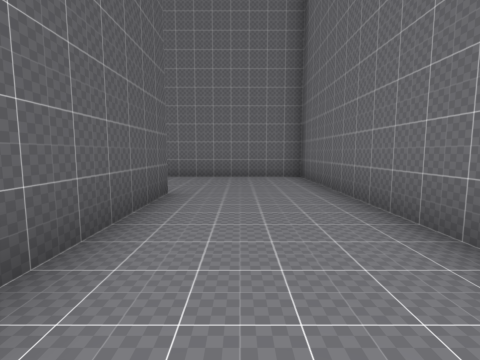
view 1 (above)

24 first-person views from a walk through a 3-D level made in the Godot game engine. The camera is 1.4 m above the floor, tilts 6° down and sees 85° across. The floor is counted in squares, 2 m on a side. Each view is taken from the middle of a square. On the plan, view 1 faces up. The plan holds only what a view shows up to about 9 squares ahead; the rest is blank. The place goes on beyond the plan. Flat picture figures and markers are left out.

view 2
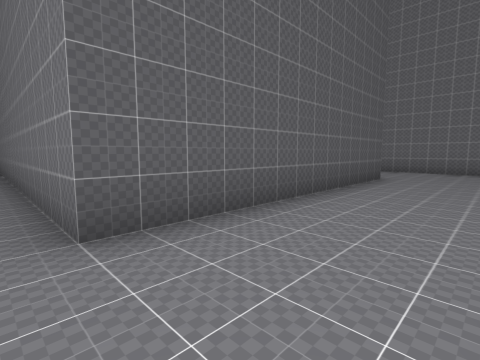

view 3
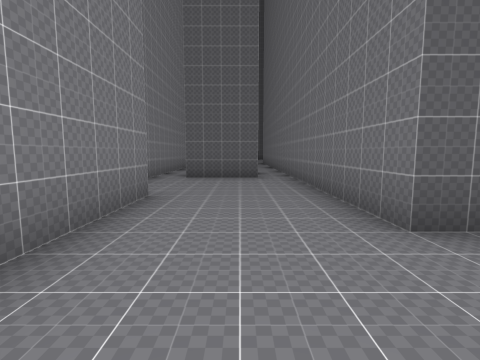

view 4
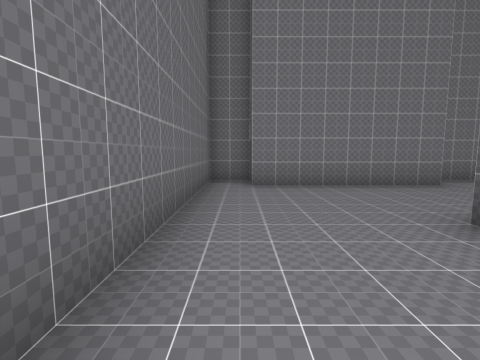

view 5
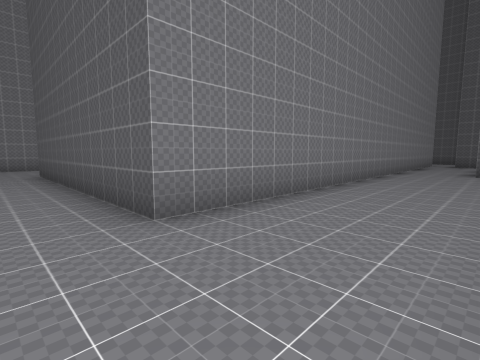

view 6
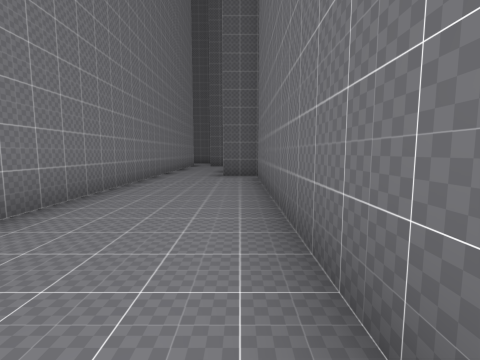

view 7
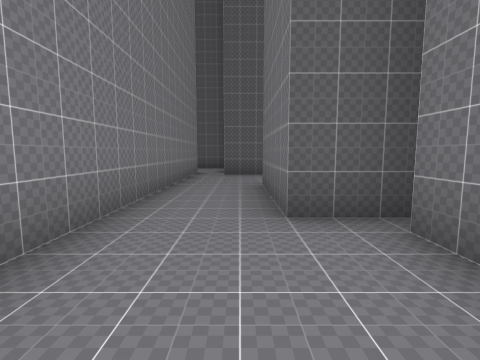

view 8
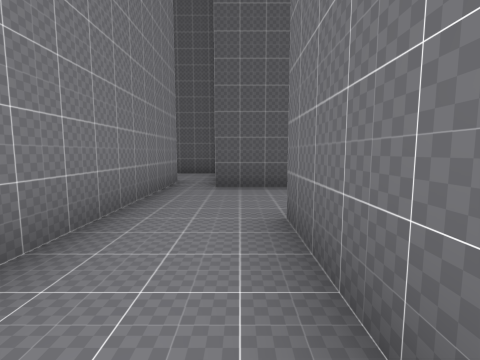

view 9
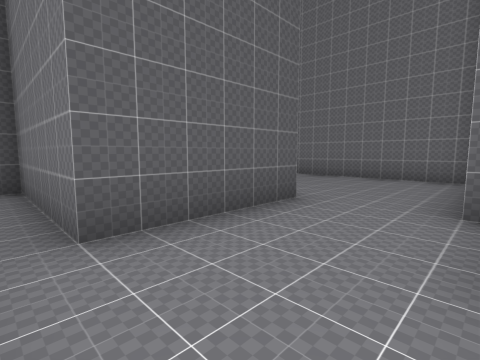

view 10
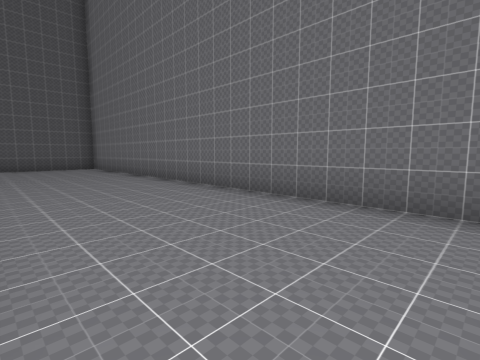

view 11
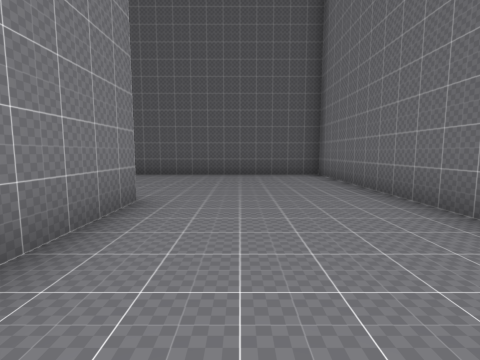

view 12
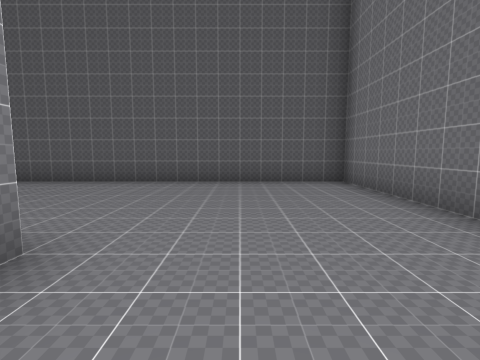

view 13
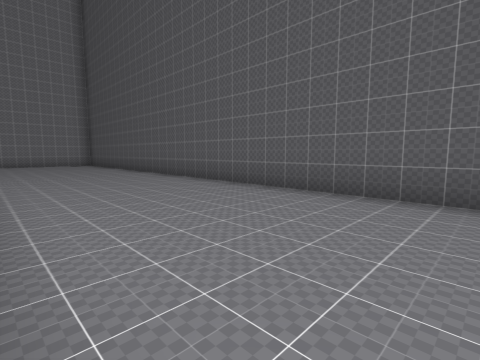

view 14
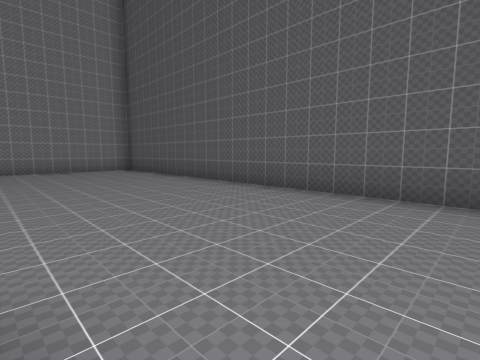

view 15
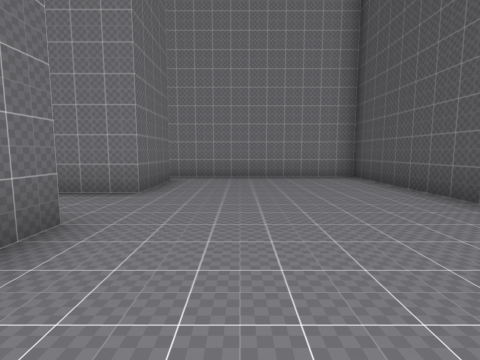

view 16
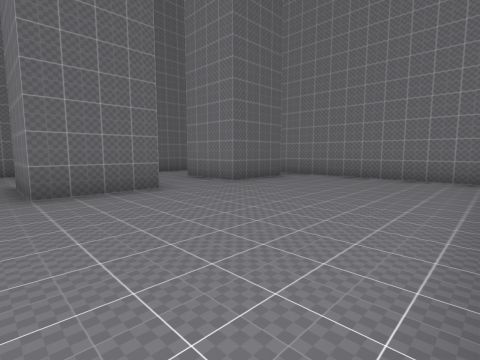

view 17
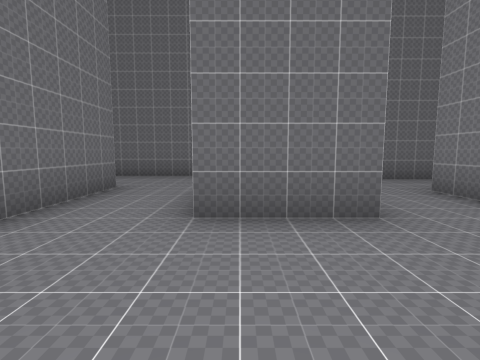

view 18
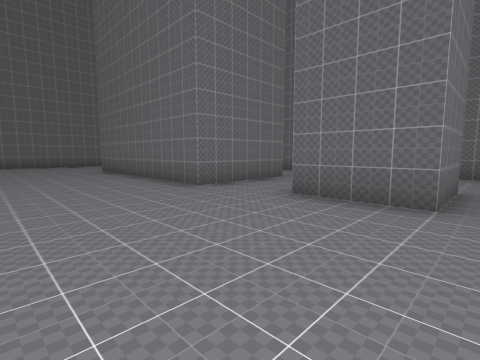

view 19
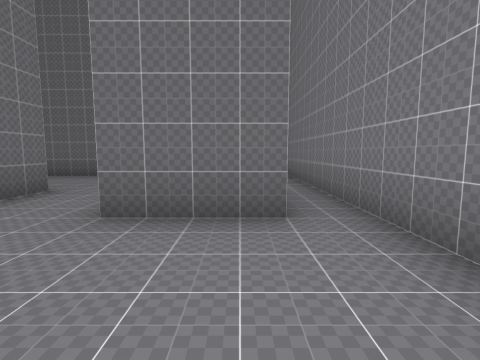

view 20
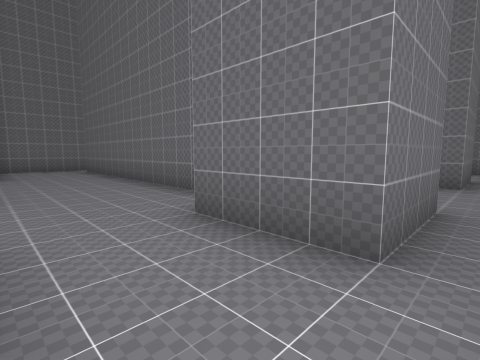

view 21
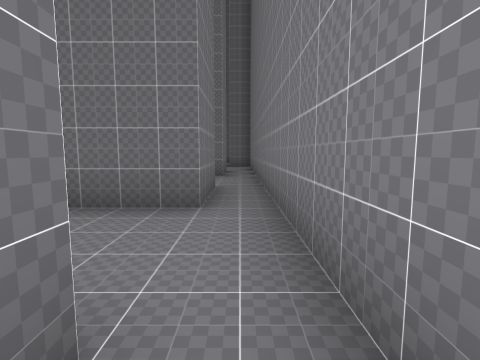

view 22
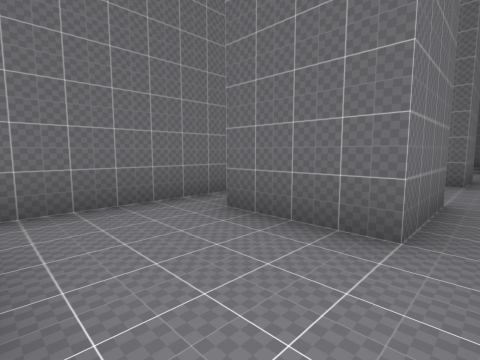

view 23
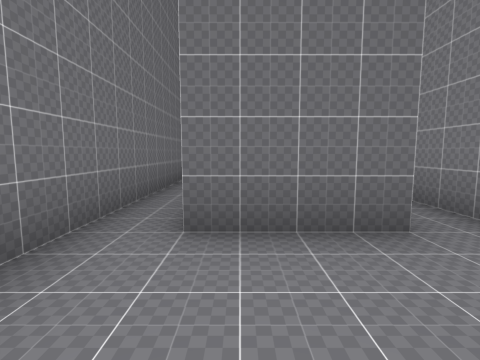

view 24
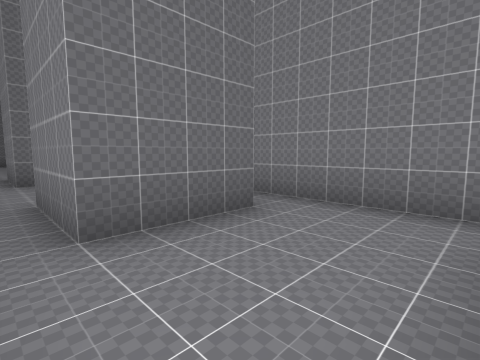

### Floor plan
Points are (right, up) in squares from view 1. A wall is a line through its corners. A room is listed if a view was taken in it or the views show most of it. See-through windows are left out.
Room 1 (views 1, 2, 3, 4, 5, 6, 7, 8, 9, 10)
walls: (-9.7, 7.9) (-9.7, 6.5) (-12.8, 6.5); (1.7, 1.8) (1.7, 7.5) (-9.2, 7.5); (-8.2, -3.5) (-6.2, -3.5) (-6.2, -5.5); (-3.4, -5.5) (0.8, -5.5); (-15.2, 8.6) (-15.2, 5.5) (-16.4, 5.5); (-16.2, 4.5) (-1.2, 4.5) (-1.2, -2.5) (-8.4, -2.5); (-4.9, -6.5) (-4, -6.5); (0.7, -5.8) (0.7, -6.5) (1.7, -6.5) (1.7, -0.8)
ways out: opening at (-14.5, 8.5) to room 2; opening at (-7.5, -6) to room 6; opening at (-7.5, -3) to room 7; opening at (-16, 5) to room 8
Room 2 (views 11, 12, 13, 14, 15, 16, 17, 18, 19)
walls: (-21.7, 2.5) (-21.7, 7.5); (-21.8, 8.5) (-19.5, 8.5); (-21.3, -1.5) (-21.3, 0.5); (-21.3, -5.6) (-21.3, -3.5); (-13.5, 12.5) (-26.3, 12.5) (-26.3, -6.5) (-21.6, -6.5)
ways out: opening at (-14.5, 8.5) to room 1; opening at (-20.5, -6) to room 3; opening at (-20.5, -2.5) to room 5; opening at (-20.5, 1.5) to room 5
Room 3 (views 20, 21)
walls: (-21.6, -6.5) (-15.8, -6.5); (-15.2, -5.5) (-17.2, -5.5) (-17.2, -3.5)
ways out: opening at (-20.5, -6) to room 2; opening at (-16.5, -6) to room 4; opening at (-18.5, -4.5) to room 5
Room 4 (views 22, 23, 24)
walls: (-12.8, -5.5) (-12.8, -3.5) (-10.8, -3.5); (-15.5, -6.5) (-12.5, -6.5); (-10.4, -2.5) (-14.9, -2.5)
ways out: opening at (-16.5, -6) to room 3; opening at (-11.5, -6) to room 6; opening at (-11.5, -3) to room 7
Room 5 (no view inside)
walls: (-19.2, -1.5) (-21.3, -1.5); (-21.3, 0.5) (-19.2, 0.5); (-18.8, 2.5) (-21.7, 2.5); (-16.2, -2.1) (-16.2, 4.1); (-21.3, -3.5) (-19.2, -3.5)
ways out: opening at (-20.5, -2.5) to room 2; opening at (-20.5, 1.5) to room 2; opening at (-18.5, -4.5) to room 3; opening at (-17.5, 3.5) to room 8
Room 6 (no view inside)
walls: (-10.6, -5.5) (-12.8, -5.5); (-8.1, -6.5) (-6, -6.5); (-12.5, -6.5) (-10.8, -6.5); (-6.2, -5.5) (-8.2, -5.5) (-8.2, -3.5)
ways out: opening at (-7.5, -6) to room 1; opening at (-11.5, -6) to room 4; opening at (-9.5, -4.5) to room 7
Room 7 (no view inside)
walls: (-8.4, -2.5) (-10.4, -2.5)
ways out: opening at (-7.5, -3) to room 1; opening at (-11.5, -3) to room 4; opening at (-9.5, -4.5) to room 6
Room 8 (no view inside)
walls: (-16.4, 5.5) (-18.7, 5.5) (-18.7, 3.9)
ways out: opening at (-16, 5) to room 1; opening at (-17.5, 3.5) to room 5

Positions as (right, up) in squares from view 1, and headings:
1: (0, 0), facing up
2: (1, -3), facing up-left
3: (1, -4), facing left
4: (1, 0), facing down
5: (0, 7), facing down-left
6: (-2, 7), facing left
7: (-7, 6), facing left
8: (-10, 6), facing left
9: (-13, 5), facing up-left
10: (-14, 9), facing up-left
11: (-18, 10), facing left
12: (-20, 10), facing left
13: (-22, 9), facing down-left
14: (-22, 4), facing down-left
15: (-23, 1), facing down
16: (-26, 1), facing down-right
17: (-24, 0), facing right
18: (-25, -2), facing up-right
19: (-24, -5), facing right
20: (-19, -6), facing up-right
21: (-16, -6), facing right
22: (-15, -6), facing up-right
23: (-15, -4), facing right
24: (-15, -3), facing down-right
